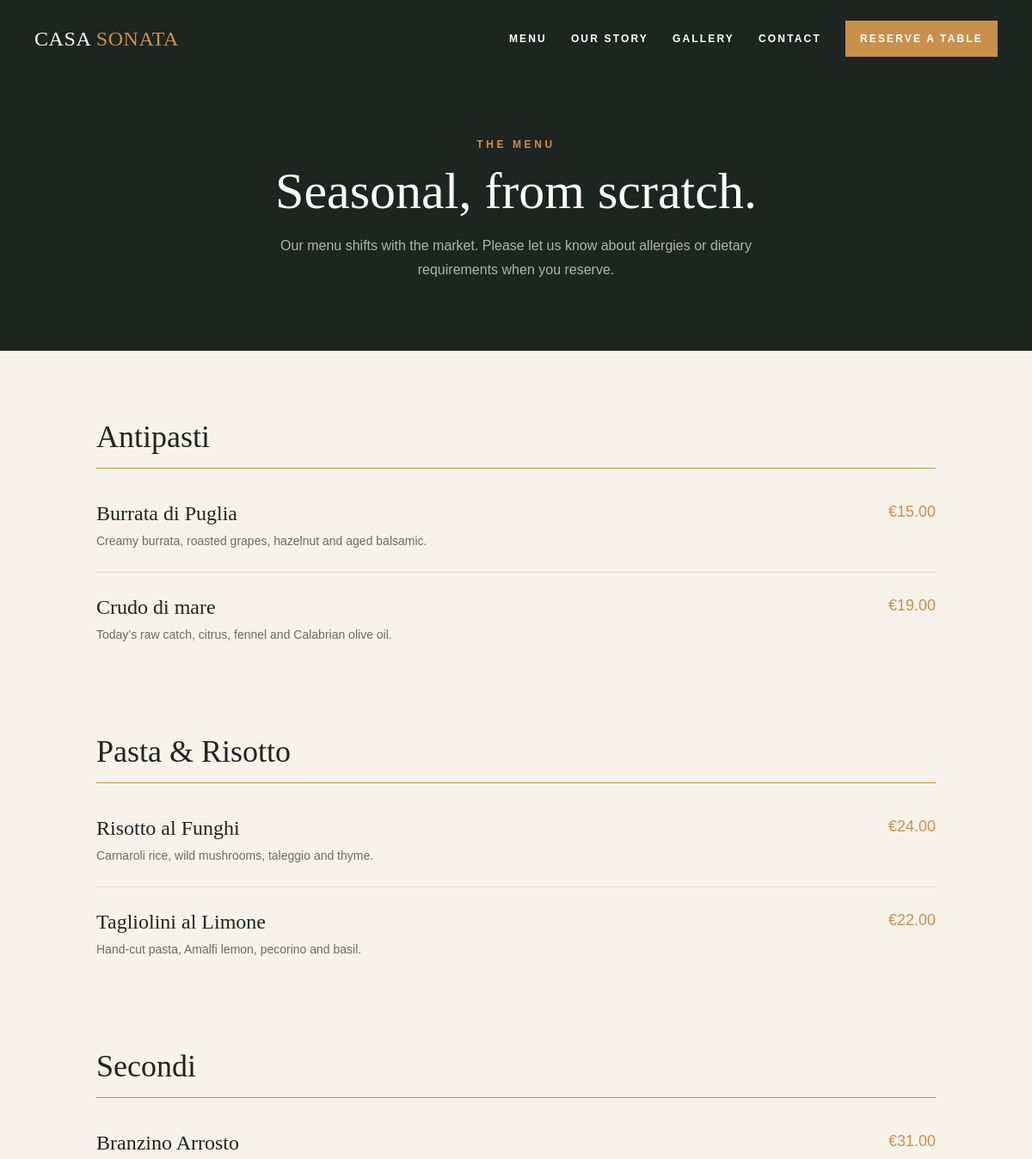
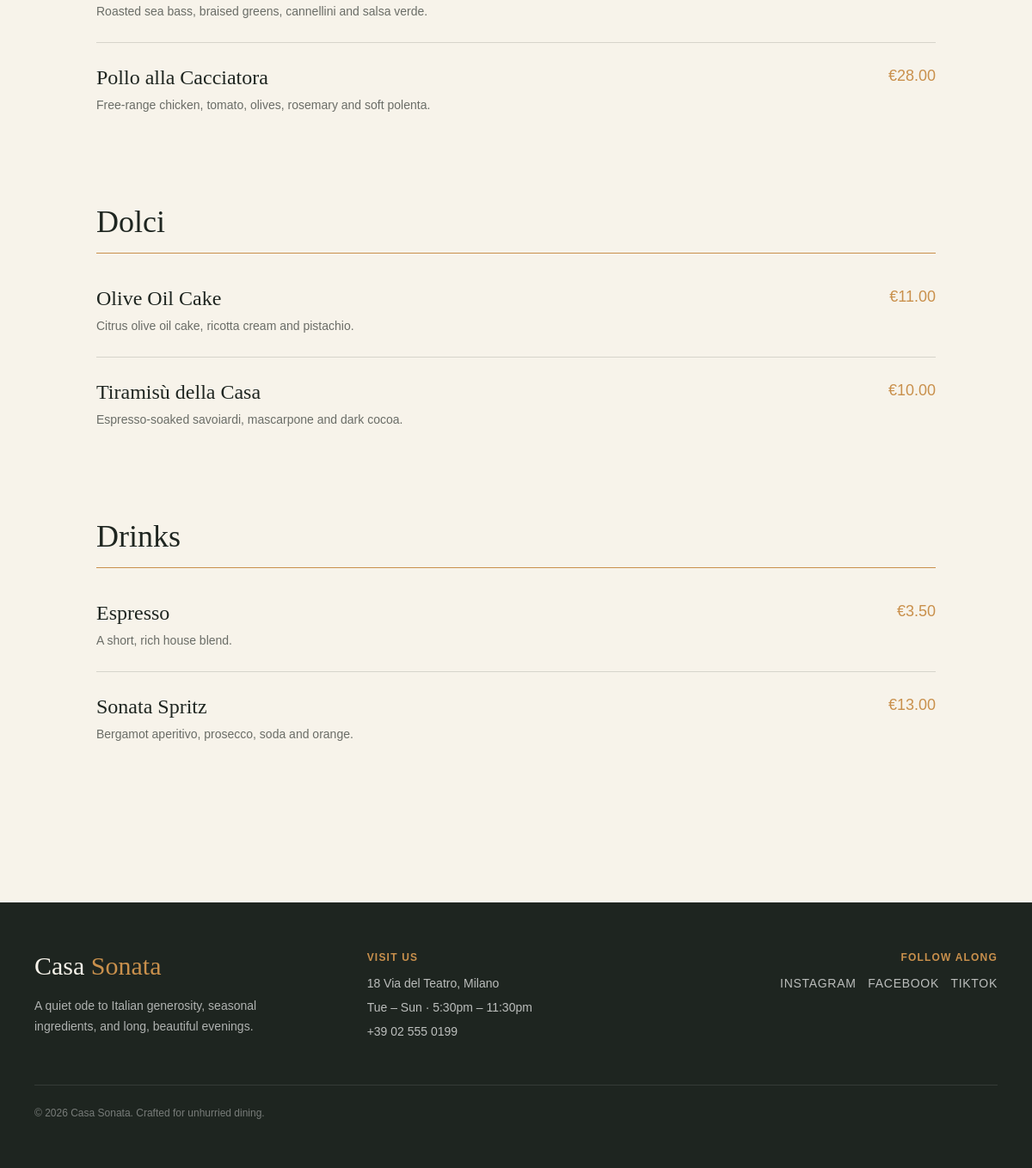
The app's page /menu/ with its own data (2 pictures, top to bottom).
### restaurant/models.py (models this page shows, shortened)
class MenuCategory(models.Model):
    name = models.CharField(max_length=80)
    slug = models.SlugField(unique=True)
    order = models.PositiveIntegerField(default=0)
    class Meta:
        ordering = ["order", "name"]
        verbose_name_plural = "menu categories"

class MenuItem(models.Model):
    category = models.ForeignKey(MenuCategory, on_delete=models.CASCADE, related_name="items")
    name = models.CharField(max_length=120)
    description = models.TextField()
    price = models.DecimalField(max_digits=8, decimal_places=2)
    image = models.ImageField(upload_to="menu/", blank=True, null=True)
    featured = models.BooleanField(default=False)
    available = models.BooleanField(default=True)
    class Meta: ordering = ["category", "name"]

### restaurant/views.py (the view)
# urls.py: path("", views.home, name="home"), path("menu/", views.menu, name="menu"),
def menu(request):
    return render(request, "restaurant/menu.html", {"categories": MenuCategory.objects.prefetch_related("items")})

### templates/restaurant/menu.html
{% extends 'restaurant/base.html' %}{% block title %}Menu | Casa Sonata{% endblock %}{% block content %}
<section class="bg-ink px-6 pb-20 pt-40 text-center text-white"><p class="text-xs font-bold uppercase tracking-[.3em] text-gold">The menu</p><h1 class="mt-4 font-serif text-6xl">Seasonal, from scratch.</h1><p class="mx-auto mt-5 max-w-xl leading-7 text-white/65">Our menu shifts with the market. Please let us know about allergies or dietary requirements when you reserve.</p></section>
<section class="mx-auto max-w-5xl px-6 py-20">{% for category in categories %}<section class="mb-20"><h2 class="border-b border-gold pb-4 font-serif text-4xl">{{ category.name }}</h2><div class="mt-3 divide-y divide-ink/15">{% for item in category.items.all %}{% if item.available %}<article class="grid gap-3 py-6 md:grid-cols-[1fr_auto]"><div><h3 class="font-serif text-2xl">{{ item.name }}</h3><p class="mt-1 max-w-2xl text-sm leading-6 text-ink/65">{{ item.description }}</p></div><p class="text-lg text-gold">€{{ item.price }}</p></article>{% endif %}{% empty %}<p class="py-6 text-ink/60">Coming soon.</p>{% endfor %}</div></section>{% empty %}<p class="text-center text-ink/60">Our kitchen is preparing the menu.</p>{% endfor %}</section>
{% endblock %}

### templates/restaurant/base.html (shortened to what this page needs)
{% load static %}
<!doctype html>
<html lang="en" class="scroll-smooth">
<head>
  <script src="https://cdn.tailwindcss.com"></script>
  <link rel="stylesheet" href="{% static 'css/style.css' %}">
</head>
<body class="bg-cream text-ink antialiased">
  <header class="absolute z-20 w-full text-white">
    <nav class="mx-auto flex max-w-7xl items-center justify-between px-6 py-6 lg:px-10">
      <a href="{% url 'home' %}" class="font-serif text-2xl tracking-wide">CASA <span class="text-gold">SONATA</span></a>
      <div id="nav-links" class="hidden md:flex items-center gap-7 text-xs font-semibold uppercase tracking-[.18em]">
        <a href="{% url 'menu' %}">Menu</a><a href="{% url 'about' %}">Our story</a><a href="{% url 'gallery' %}">Gallery</a><a href="{% url 'contact' %}">Contact</a>
        <a href="{% url 'reservation' %}" class="border border-gold bg-gold px-4 py-3 text-white transition hover:bg-clay hover:border-clay">Reserve a table</a>
      </div>
    </nav>
  </header>
  <main>{% block content %}{% endblock %}</main>
  <footer class="bg-ink px-6 py-14 text-cream lg:px-10"><div class="mx-auto grid max-w-7xl gap-10 md:grid-cols-3"><div><p class="font-serif text-3xl">Casa <span class="text-gold">Sonata</span></p><p class="mt-4 max-w-xs text-sm leading-6 text-white/65">A quiet ode to Italian generosity, seasonal ingredients, and long, beautiful evenings.</p></div><div class="text-sm leading-7 text-white/70"><p class="mb-2 text-xs font-bold uppercase tracking-widest text-gold">Visit us</p><p>18 Via del Teatro, Milano</p><p>Tue – Sun · 5:30pm – 11:30pm</p><p>+39 02 555 0199</p></div><div class="md:text-right"><p class="text-xs font-bold uppercase tracking-widest text-gold">Follow along</p><p class="mt-3 text-sm tracking-wider text-white/70">INSTAGRAM &nbsp; FACEBOOK &nbsp; TIKTOK</p></div></div><p class="mx-auto mt-12 max-w-7xl border-t border-white/10 pt-6 text-xs text-white/40">© 2026 Casa Sonata. Crafted for unhurried dining.</p></footer>
</body></html>

### static/css/style.css (style rules this page uses)
body { font-family: Arial, sans-serif; }

### records on screen
MenuCategory: name "Antipasti"
MenuItem: name "Burrata di Puglia", description "Creamy burrata, roasted grapes, hazelnut and aged balsamic.", price "15.00"
MenuItem: name "Crudo di mare", description "Today’s raw catch, citrus, fennel and Calabrian olive oil.", price "19.00"
MenuCategory: name "Pasta & Risotto"
MenuItem: name "Risotto al Funghi", description "Carnaroli rice, wild mushrooms, taleggio and thyme.", price "24.00"
MenuItem: name "Tagliolini al Limone", description "Hand-cut pasta, Amalfi lemon, pecorino and basil.", price "22.00"
MenuCategory: name "Secondi"
MenuItem: name "Branzino Arrosto", description "Roasted sea bass, braised greens, cannellini and salsa verde.", price "31.00"
MenuItem: name "Pollo alla Cacciatora", description "Free-range chicken, tomato, olives, rosemary and soft polenta.", price "28.00"
MenuCategory: name "Dolci"
MenuItem: name "Olive Oil Cake", description "Citrus olive oil cake, ricotta cream and pistachio.", price "11.00"
MenuItem: name "Tiramisù della Casa", description "Espresso-soaked savoiardi, mascarpone and dark cocoa.", price "10.00"
MenuCategory: name "Drinks"
MenuItem: name "Espresso", description "A short, rich house blend.", price "3.50"
MenuItem: name "Sonata Spritz", description "Bergamot aperitivo, prosecco, soda and orange.", price "13.00"
